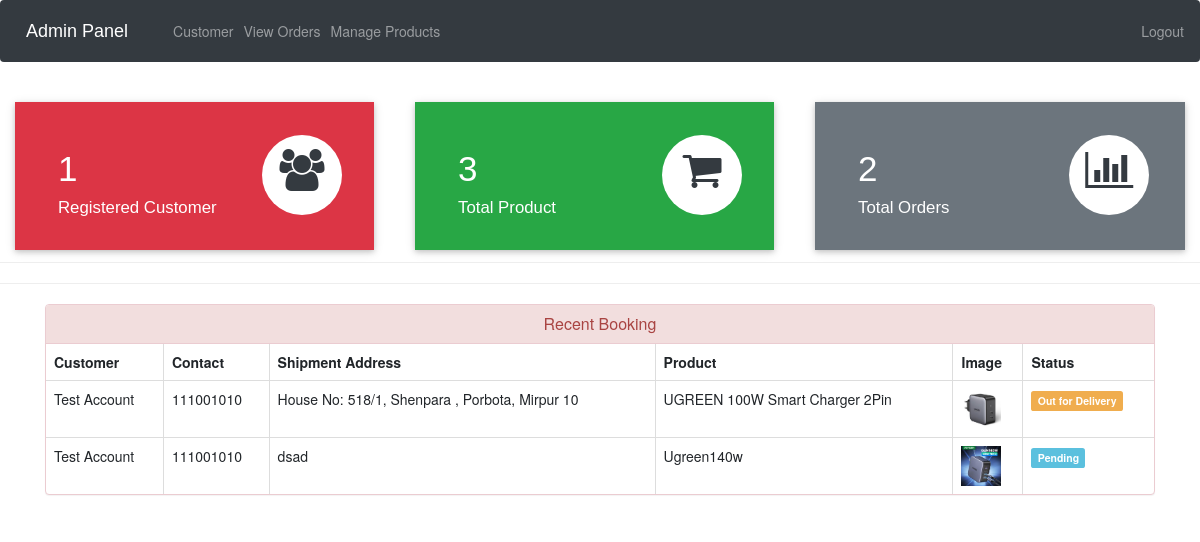
The app's page /admin-dashboard (signed in), older data.
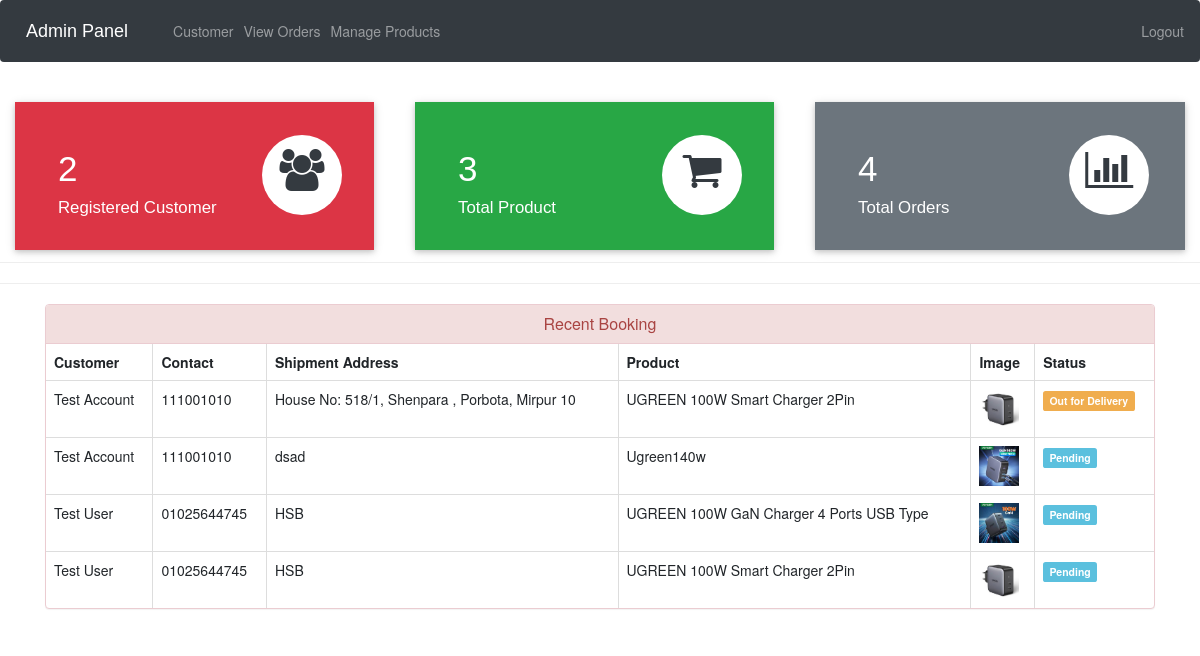
The same page, newer data.
### ecom/models.py (models this page shows, shortened)
class Customer(models.Model):
    user=models.OneToOneField(User,on_delete=models.CASCADE)
    profile_pic= models.ImageField(upload_to='profile_pic/CustomerProfilePic/',null=True,blank=True)
    address = models.CharField(max_length=40)
    mobile = models.CharField(max_length=20,null=False)
    @property
    def get_name(self):
        return self.user.first_name+" "+self.user.last_name

class Orders(models.Model):
    STATUS =(
        ('Pending','Pending'),
        ('Order Confirmed','Order Confirmed'),
        ('Out for Delivery','Out for Delivery'),
        ('Delivered','Delivered'),
    )
    customer=models.ForeignKey('Customer', on_delete=models.CASCADE,null=True)
    product=models.ForeignKey('Product',on_delete=models.CASCADE,null=True)
    email = models.CharField(max_length=50,null=True)
    address = models.CharField(max_length=500,null=True)
    mobile = models.CharField(max_length=20,null=True)
    order_date= models.DateField(auto_now_add=True,null=True)
    status=models.CharField(max_length=50,null=True,choices=STATUS)

class Product(models.Model):
    name=models.CharField(max_length=40)
    product_image= models.ImageField(upload_to='product_image/',null=True,blank=True)
    price = models.PositiveIntegerField()
    description=models.CharField(max_length=40)

### ecom/views.py (the view)
# urls.py: path('admin-dashboard', views.admin_dashboard_view, name='admin-dashboard'),
@login_required(login_url='adminlogin')
def admin_dashboard_view(request):
    customercount=models.Customer.objects.all().count()
    productcount=models.Product.objects.all().count()
    ordercount=models.Orders.objects.all().count()
    orders=models.Orders.objects.all()
    ordered_products=[]
    ordered_bys=[]
    for order in orders:
        ordered_product=models.Product.objects.all().filter(id=order.product.id)
        ordered_by=models.Customer.objects.all().filter(id = order.customer.id)
        ordered_products.append(ordered_product)
        ordered_bys.append(ordered_by)
    mydict={
    'customercount':customercount,
    'productcount':productcount,
    'ordercount':ordercount,
    'data':zip(ordered_products,ordered_bys,orders),
    }
    return render(request,'ecom/admin_dashboard.html',context=mydict)

### templates/ecom/admin_dashboard.html
{% extends 'ecom/admin_base.html' %}
{% load static %}
{% block content %}
<br>
{%include 'ecom/admin_dashboard_cards.html'%}
<br><br><br><br><br>
<hr><hr>
<div class="container" >
    <div class="panel panel-danger" >
      <div class="panel-heading" style="text-align:center;">
        <h6 class="panel-title">Recent Booking</h6>
      </div>
      <table class="table table-hover table-bordered" id="dev-table">
        <thead>
          <tr>
            <th>Customer</th>
            <th>Contact</th>
            <th>Shipment Address</th>
            <th>Product</th>
            <th>Image</th>
            <th>Status</th>
          </tr>
        </thead>
        {% for product,customer,order in data %}
        <tr>
          {% for c in customer %}
          <td> {{c.get_name}}</td>
          <td>{{c.mobile}}</td>
          <td>{{order.address}}</td>
          {% endfor %}
          {% for p in product %}
          <td> {{p.name}}</td>
          <td> <img src="{% static p.product_image.url %}" alt="Profile Pic" height="40px" width="40px" /></td>
          {% if order.status == 'Pending'%}
          <td> <span class="label label-info">{{order.status}}</span></td>
          {% elif order.status == 'Delivered' %}
          <td> <span class="label label-success">{{order.status}}</span></td>
          {% elif order.status == 'Out for Delivery' %}
          <td> <span class="label label-warning">{{order.status}}</span></td>
          {%else%}
            <td> <span class="label label-primary">{{order.status}}</span></td>
          {%endif%}
          {% endfor %}
        </tr>
        {% endfor %}
      </table>
  </div>
</div>
{% endblock content %}

### templates/ecom/admin_base.html (shortened to what this page needs)
<!DOCTYPE html>
{% load static %}
<html lang="en">
<head>
  <link rel="stylesheet" href="https://stackpath.bootstrapcdn.com/bootstrap/4.3.1/css/bootstrap.min.css">
  <link rel="stylesheet" href="https://maxcdn.bootstrapcdn.com/font-awesome/4.7.0/css/font-awesome.min.css">
</head>
<body>
  <div class="bs-example">
    <nav class="navbar navbar-expand-md navbar-dark fixed-top" style="background:#343A40;">
      <a href="/" class="navbar-brand">Admin Panel</a>
      <div class="collapse navbar-collapse justify-content-between" id="navbarCollapse">
        <div class="navbar-nav">
          <a href="/view-customer" class="nav-item nav-link">Customer</a>
          <a href="/admin-view-booking" class="nav-item nav-link">View Orders</a>
          <a href="/admin-products" class="nav-item nav-link">Manage Products</a>
        </div>
        <div class="navbar-nav navbar-right">
          <a href="/logout" class="nav-item nav-link"> Logout</a>
        </div>
      </div>
    </nav>
  </div>
  {% block content %}
  {% endblock content %}
<br><br><br><br><br><br><br><br>
</body>
</html>

### templates/ecom/admin_dashboard_cards.html (shortened to what this page needs)
<!DOCTYPE html>
<html lang="en" dir="ltr">
<head>
  <link rel="stylesheet" href="https://maxcdn.bootstrapcdn.com/bootstrap/3.4.1/css/bootstrap.min.css">
  <link rel="stylesheet" href="https://cdnjs.cloudflare.com/ajax/libs/font-awesome/4.7.0/css/font-awesome.min.css">
</head>
<body>
  <div class="market-updates">
    <div class="col-md-4 market-update-gd">
      <div class="market-update-block clr-block-1">
        <div class="col-md-8 market-update-left">
          <h3>{{customercount}}</h3>
          <h4>Registered Customer</h4>
        </div>
        <div class="col-md-4 market-update-right">
          <i class="fa fa-users"></i>
        </div>
        <div class="clearfix"> </div>
      </div>
    </div>
    <div class="col-md-4 market-update-gd">
      <div class="market-update-block clr-block-2">
        <div class="col-md-8 market-update-left">
          <h3>{{productcount}}</h3>
          <h4>Total Product</h4>
        </div>
        <div class="col-md-4 market-update-right">
          <i class="fa fa-shopping-cart"></i>
        </div>
        <div class="clearfix"> </div>
      </div>
    </div>
    <div class="col-md-4 market-update-gd">
      <div class="market-update-block clr-block-3">
        <div class="col-md-8 market-update-left">
          <h3>{{ordercount}}</h3>
          <h4>Total Orders</h4>
        </div>
        <div class="col-md-4 market-update-right">
          <i class="fa fa-bar-chart"> </i>
        </div>
        <div class="clearfix"> </div>
      </div>
    </div>
  </div>
  <br><br>
</body>
</html>

### templates/ecom/admin_dashboard_cards.html (style rules this page uses)
.market-update-block { padding: 2em 2em; background: #999; }
.market-update-block h3 { color: #fff; font-size: 2.5em; font-family: 'Carrois Gothic', sans-serif; }
.market-update-block h4 { font-size: 1.2em; color: #fff; margin: 0.3em 0em; font-family: 'Carrois Gothic', sans-serif; }
.market-update-block.clr-block-1 { background: #DC3545; margin-right: 0.8em; box-shadow: 0 2px 5px 0 rgba(0, 0, 0, 0.16), 0 2px 10px 0 rgba(0, 0, 0, 0.12); transition: 0.5s all; -webkit-transition: 0.5s all; -moz-transition: 0.5s all; -o-transition: 0.5s all; }
.market-update-block.clr-block-2 { background: #28A745; margin-right: 0.8em; box-shadow: 0 2px 5px 0 rgba(0, 0, 0, 0.16), 0 2px 10px 0 rgba(0, 0, 0, 0.12); transition: 0.5s all; -webkit-transition: 0.5s all; -moz-transition: 0.5s all; -o-transition: 0.5s all; }
.market-update-block.clr-block-3 { background: #6C757D; box-shadow: 0 2px 5px 0 rgba(0, 0, 0, 0.16), 0 2px 10px 0 rgba(0, 0, 0, 0.12); transition: 0.5s all; -webkit-transition: 0.5s all; -moz-transition: 0.5s all; -o-transition: 0.5s all; }
.market-update-right i.fa.fa-users { font-size: 3em; color: #343A40; width: 80px; height: 80px; background: #fff; text-align: center; border-radius: 49px; -webkit-border-radius: 49px; -moz-border-radius: 49px; -o-border-radius: 49px; line-height: 1.7em; }
.market-update-right i.fa.fa-shopping-cart { font-size: 3em; color: #343A40; width: 80px; height: 80px; background: #fff; text-align: center; border-radius: 49px; -webkit-border-radius: 49px; -moz-border-radius: 49px; -o-border-radius: 49px; line-height: 1.7em; }
.market-update-right i.fa.fa-bar-chart { font-size: 3em; color: #343A40; width: 80px; height: 80px; background: #fff; text-align: center; border-radius: 49px; -webkit-border-radius: 49px; -moz-border-radius: 49px; -o-border-radius: 49px; line-height: 1.7em; }
.market-update-left { padding: 0px; }

Row changes from the older to the newer data that the page shows:
added Orders: address "HSB", status "Pending"
added Customer: get_name "Test User", mobile "01025644745"
now on this page (row unchanged): Product: name "UGREEN 100W GaN Charger 4 Ports USB Type", product_image (picture)
added Orders: address "HSB", status "Pending", Product (name "UGREEN 100W Smart Charger 2Pin", product_image (picture))
Text that changed along with them:
{{ customercount }}: "1" → "2"
{{ ordercount }}: "2" → "4"
